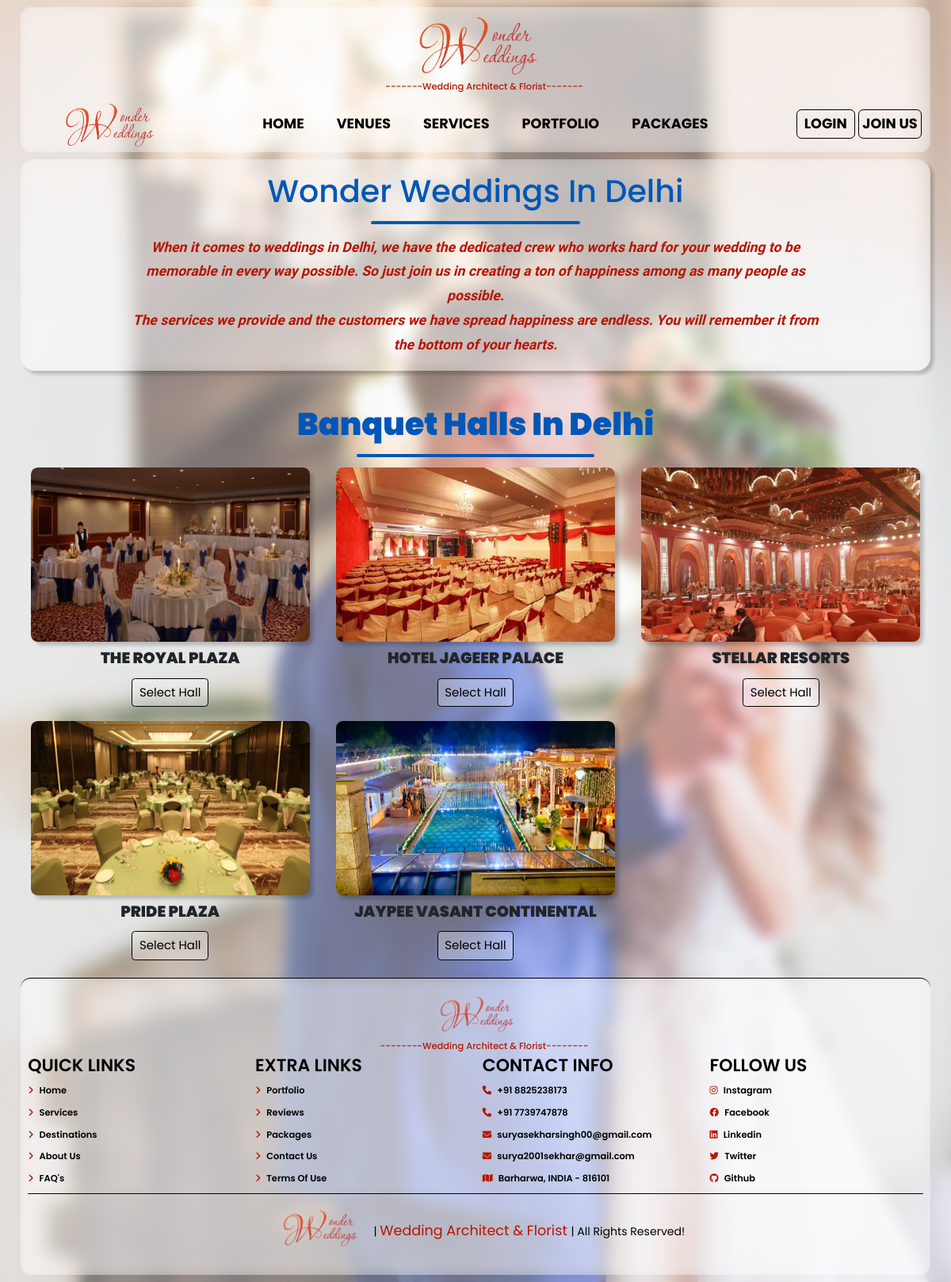
Page /halls.php?id=1 on the committed database.
### tables this page shows
CREATE TABLE `venue` (
  `id` tinyint(4) NOT NULL,
  `city` varchar(30) NOT NULL
);

CREATE TABLE `halls` (
  `id` tinyint(4) DEFAULT NULL,
  `sno` smallint(6) NOT NULL,
  `hall` varchar(80) DEFAULT NULL
);

### halls.php (the view, shortened to what this page needs)
<?php
    include("include/db_connect.php");
?>
<!DOCTYPE html>
<html lang="en">
<head>
    <?php  include("include/head_links.php");?>
    <link rel="stylesheet" type="text/css" href="css/styleVenues.css" />
        <?php
        $id = $_GET['id'];
        $query = "select * from venue where id=".$id;
        $result = mysqli_query($conn,$query);
        $row = mysqli_fetch_assoc($result);
    ?></title>
</head>
<body class="body">
    <div class="container">
        <?php include("include/header.php"); ?>
        <section class="venues">
            <div class="info">
                <h3>Wonder Weddings in <?=$row['city']?></h3>
                <div class="title-dash" style="width:30rem;"></div>
                <p class="p-main">
                    <?php
                        echo "When it comes to weddings in " . $row['city'] . ", we have the dedicated crew who works hard for your wedding to be memorable in every way possible. So just join us in creating a ton of happiness among as many people as possible.<br>The services we provide and the customers we have spread happiness are endless. You will remember it from the bottom of your hearts."
                    ?>
                </p>
            </div>
        </section>
        <div class="locations" style="background-color:transparent;">
            <h3>banquet halls in <?=$row['city']?></h3>
            <div class="title-dash" style="width:34rem;"></div>
        </div>
        <section class="hall-body">
            <?php
            $query = "select * from halls where id=".$id;
            $result = mysqli_query($conn,$query);
            while($row=mysqli_fetch_assoc($result)){
                $id= $row['id'];
                $sno = $row['sno'];
                $address= $row['hall'];
                $hall= explode ("-",$address);
                $sql = "select * from venue where id=$id";
                $res = mysqli_query($conn,$sql);
                $row = mysqli_fetch_assoc($res);
                $city = $row['city'];
                echo '<div class="box">
                    <div class="image">
                    <img src="images/venues/' . $city . '/' . $sno . '.jpg" alt="" />
                    </div>
                    <h2>' . $hall[0] . '</h2>
                    <a href="booking.php?hall_sno=' . $sno . '&hall_name=' . $hall[0] .'" class="button btn-success" style="padding: .7rem 1rem;">Select hall</a>
                </div>';
            }
            ?>
        </section>
        <?php include("include/footer.php"); ?>
    </div>
</body>
</html>

### css/style.css (style rules this page uses)
* { padding:0; margin:0; box-sizing: border-box; font-family: 'Poppins', sans-serif; border:none; text-decoration: none; outline:none; }
:root { --white:#fff; --black:rgb(80, 79, 80); --pure-black:#000; --blue:rgb(0, 87, 183); --red:rgb(182, 21, 0); --transparent-white:rgba(255,255,255,.3); --transparent-black:rgba(0,0,0,.6); --border:.2rem solid var(--pure-black); --box-shadow: .5rem .5rem .5rem rgba(0,0,0,0.2); --box-shadow-hover: rgba(0, 0, 0, 0.25) 0px 54px 55px, rgba(0, 0, 0, 0.12) 0px -12px 30px, rgba(0, 0, 0, 0.12) 0px 4px 6px, rgba(0, 0, 0, 0.17) 0px 12px 13px, rgba(0, 0, 0, 0.09) 0px -3px 5px; --brownish:rgb(173, 150, 80); --green:rgb(21, 115, 71); }
html { font-size:60.5%; overflow-x: hidden; }
section { padding:1rem; }
.body { background-image: url(../images/wedding-background.webp); opacity:1; background-size: cover; background-position: center; background-attachment: fixed; position: relative; }
.container { max-width:100%; padding: 1rem 2rem; background-color: var(--transparent-white); backdrop-filter: blur(1rem); }
.button { display: inline-block; padding:1rem 3rem; border:var(--border); background: var(--transparent-white); color:var(--pure-black); border-radius: .5rem; font-size:1.7rem; user-select: none; text-decoration: none; text-transform: capitalize; margin-top:1rem; }
.title-dash { background-color: var(--blue); height:.5rem; width:50rem; margin:auto; border-radius: 1rem; }
@media (max-width:1250px) { html { font-size: 55%; } }

### css/styleVenues.css (style rules this page uses)
:root { --white:#fff; --pure-black:#000; --black:rgb(80, 79, 80); --blue:rgb(0, 87, 183); --red:rgb(182, 21, 0); --transparent-white:rgba(255,255,255,.3); --transparent-black:rgba(0,0,0,.6); --border:.2rem solid var(--pure-black); --box-shadow: .5rem .5rem .5rem rgba(0,0,0,0.2); --box-shadow-ultra: 1rem 1rem 1rem rgba(0,0,0,0.2); --box-shadow-hover: rgba(0, 0, 0, 0.25) 0px 54px 55px, rgba(0, 0, 0, 0.12) 0px -12px 30px, rgba(0, 0, 0, 0.12) 0px 4px 6px, rgba(0, 0, 0, 0.17) 0px 12px 13px, rgba(0, 0, 0, 0.09) 0px -3px 5px; --box-shadow-service: rgba(0, 0, 0, 0.3) 0px 19px 38px, rgba(0, 0, 0, 0.22) 0px 15px 12px; --brownish:rgb(173, 150, 80); --font-title: "Montserrat", sans-serif; --font-text: "Lato", sans-serif; }
*::before, *::after { box-sizing: border-box; }
.venues .info { background-color: var(--transparent-white); backdrop-filter: blur(1rem); border-radius: 2rem; box-shadow: var(--box-shadow); text-align:center; display:block; }
.venues .info h3,.info h3 { padding:2rem; padding-bottom: 1rem; text-transform: capitalize; font-size: 4.5rem; color:var(--blue); }
.venues .info p,.info p { padding:0 2rem; padding-bottom: 2rem; font-size: 1.5rem; width:90%; margin:auto; margin-top:1.5rem; margin-bottom: 2rem; line-height: 3.5rem; font-style:normal; font-weight: 600; color:var(--black); }
.venues .info .p-main { font-size: 2rem; color:var(--red); width:80%; font-family: 'Frank Ruhl Libre','','Poppins'; font-style: italic; }
.locations { text-align:center; display:block; }
.locations h3 { padding:2rem; padding-bottom: 1rem; text-transform: capitalize; font-size: 4.5rem; font-weight: 900; color:var(--blue); transition: .2s linear; }
.container .hall-body { display:grid; grid-template-columns: repeat(auto-fit,minmax(40rem,1fr)); gap:1rem; text-align: center; }
.container .hall-body .box { padding:.5rem; }
.container .hall-body .box img { width:40rem; height:25rem; border-radius: 1rem; box-shadow: var(--box-shadow); margin-bottom: 1rem; transition:.2s linear; overflow:none; }
.container .hall-body .box h2 { text-transform: uppercase; font-size: 2.2rem; font-weight: 900; }

### rows in the picture
venue: city "Delhi"
halls: id.city (picture), hall "THE ROYAL PLAZA"
halls: id.city (picture), hall "HOTEL JAGEER PALACE"
halls: id.city (picture), hall "STELLAR RESORTS"
halls: id.city (picture), hall "PRIDE PLAZA"
halls: id.city (picture), hall "JAYPEE VASANT CONTINENTAL"
